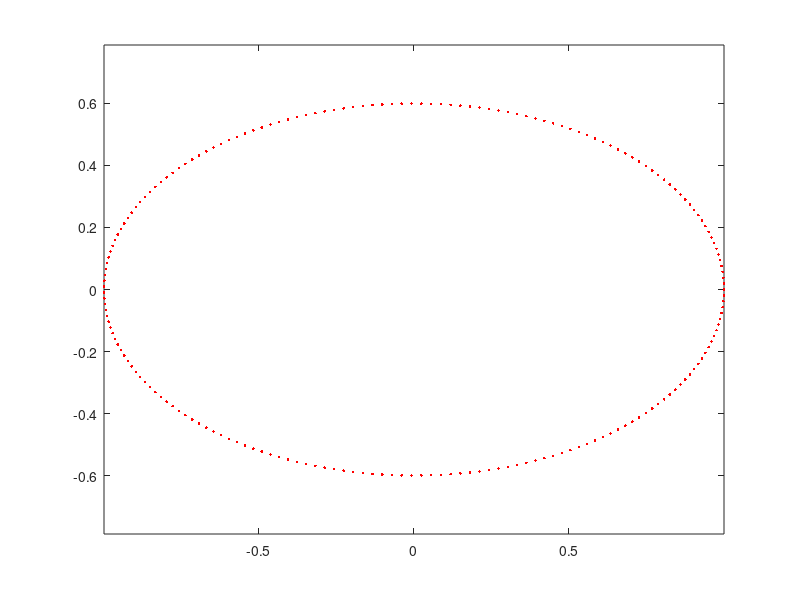

Write MATLAB code to recreate this figure. (Note: this script raises an error after producing the figure.)
clear; close all; clc;

type='ellipse';
% type='track';
% type='figure_eight';

path='./trajectories';

% Start at base-middle of ellipse

if strcmp(type,'ellipse') 
 
 n=200;  %num. points   
    
 x1=-1.0; y1=0;  %major-axis vertices
 x2= 1.0; y2=0;
 e=0.8;  %eccentricity (0<e<1)
 
 a = 1/2*sqrt((x2-x1)^2+(y2-y1)^2);
 b = a*sqrt(1-e^2);
 t = linspace(0,2*pi,n);
 X = a*cos(t);
 Y = b*sin(t);
 w = atan2(y2-y1,x2-x1);
 x = (x1+x2)/2 + X*cos(w) - Y*sin(w);
 y = (y1+y2)/2 + X*sin(w) + Y*cos(w);
 
 plot(x,y,'r.')
 axis equal
 
 M=[x' y'];
 
 file=sprintf('cart_path_ellipse_n_%d.csv',n);
 
end


csvwrite(fullfile(path,file),M);
